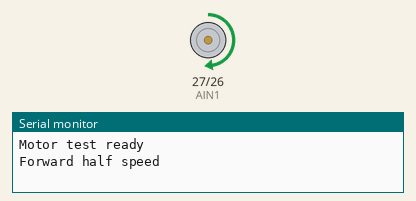
This sketch was run on a simulated ESP32. Parts: motor-driver pin pairs drawn as motors (green arrow = first pin HIGH = forward, orange = second pin HIGH = backward, longer = more drive, scaled by the enable pin), the last lines printed to the serial monitor.

Above: at 1.0 s.
At 3.0 s:
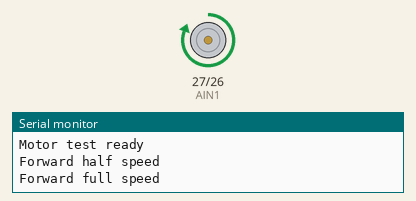
At 6.5 s:
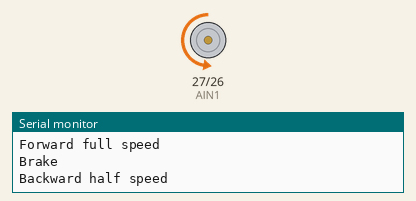
At 10.5 s:
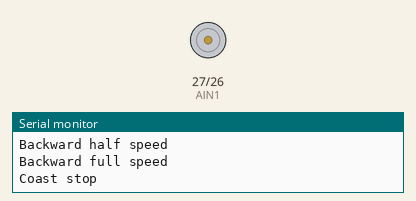
Timing chart, 0 to 15.0 s (numbered marks = the images above):
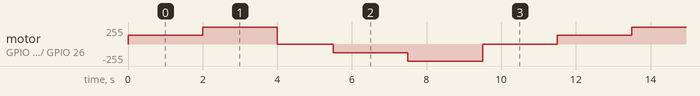

The sketch:

motor_test.ino
```cpp
#define AIN1 27
#define AIN2 26
#define PWMA 14

#define PWM_FREQ 5000
#define PWM_RES  8

void setup() {
  Serial.begin(115200);
  pinMode(AIN1, OUTPUT);
  pinMode(AIN2, OUTPUT);
  ledcAttach(PWMA, PWM_FREQ, PWM_RES);
  Serial.println("Motor test ready");
}

void forward(uint8_t speed) {
  digitalWrite(AIN1, HIGH);
  digitalWrite(AIN2, LOW);
  ledcWrite(PWMA, speed);
}

void backward(uint8_t speed) {
  digitalWrite(AIN1, LOW);
  digitalWrite(AIN2, HIGH);
  ledcWrite(PWMA, speed);
}

void coast() {
  digitalWrite(AIN1, LOW);
  digitalWrite(AIN2, LOW);
  ledcWrite(PWMA, 0);
}

void brake() {
  digitalWrite(AIN1, HIGH);
  digitalWrite(AIN2, HIGH);
  ledcWrite(PWMA, 0);
}

void loop() {
  Serial.println("Forward half speed");
  forward(128);
  delay(2000);

  Serial.println("Forward full speed");
  forward(255);
  delay(2000);

  Serial.println("Brake");
  brake();
  delay(1500);

  Serial.println("Backward half speed");
  backward(128);
  delay(2000);

  Serial.println("Backward full speed");
  backward(255);
  delay(2000);

  Serial.println("Coast stop");
  coast();
  delay(2000);
}
```

Measured:
- by itself, motor on GPIO 27 (AIN1) / GPIO 26 (AIN2): repeats every 11.5 s: forward 255/255 2.0 s, stopped 1.5 s, backward 128/255 2.0 s, backward 255/255 2.0 s, stopped 2.0 s, forward 128/255 2.0 s
